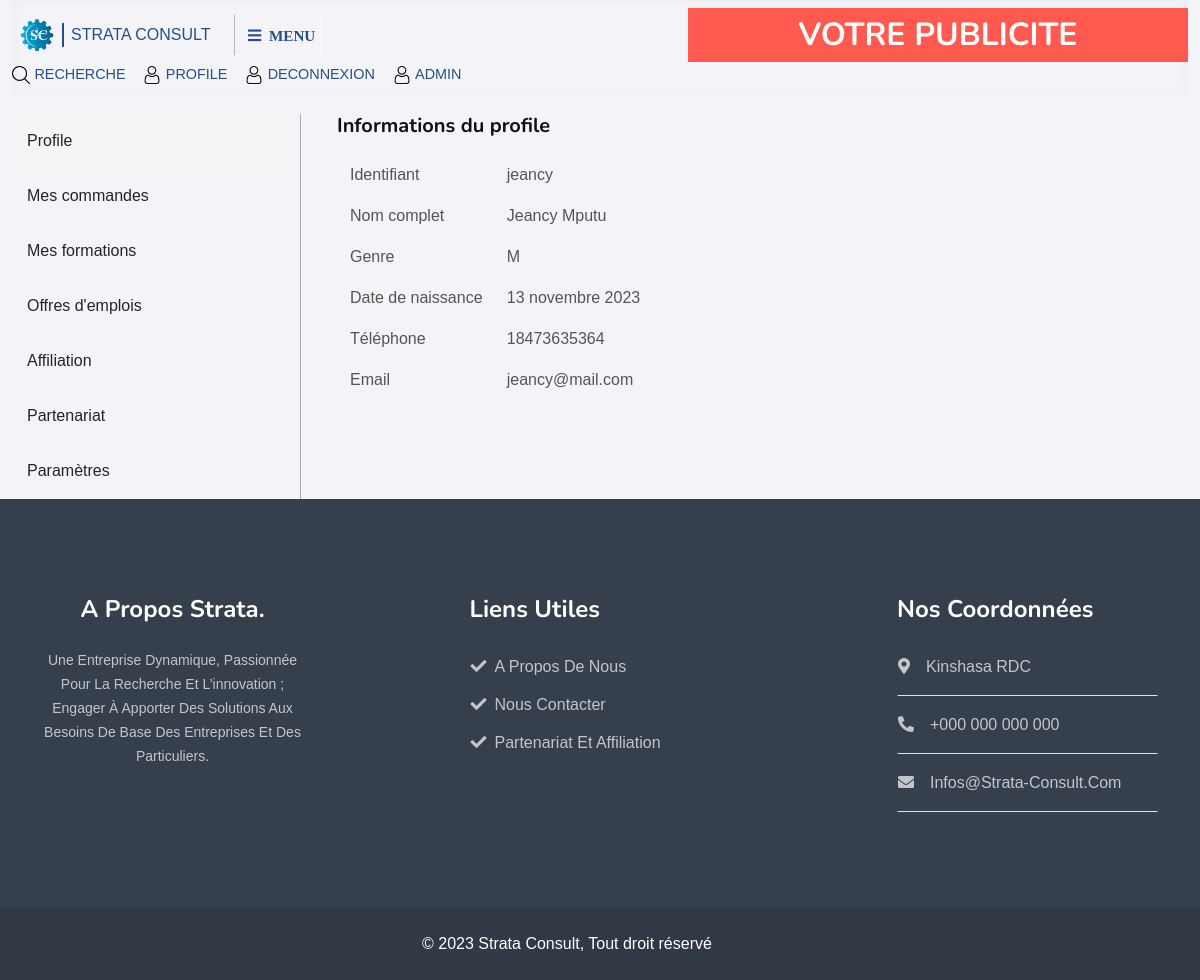
Screenshot of /accounts/profile/medikings (signed in) with the database file from the repository.
### accounts/models.py (models this page shows, shortened)
class CustomUser(AbstractUser):
    full_name = models.CharField(('full_name'), max_length=50)
    email = models.EmailField(('email'), unique=True)
    phone = models.CharField(('phone'), max_length=15)
    birthday = models.DateField(('birthday'),)
    gender = models.CharField(('gender'), choices=GENDER, max_length=1)
    profile = models.CharField(('profile'), choices=PROFILE, max_length=15)
    objects = UserManager()

### accounts/views.py (the view)
# urls.py: path('profile/<str:username>', Profile, name='profile'),
@login_required
def Profile(request, username):
    user = get_object_or_404(User, username=username)
    context = {
        'user': user,
        }
    return render(request, 'accounts/profile.html', context)

### templates/accounts/profile.html (shortened to what this page needs)
{% extends 'accounts/base_profile.html' %}
{% load static %}
{% block profile %}
                    <div class="container pb-5">
                        <div class="overflow-hidden">
                            <h5 class="mb-4">Informations du profile</h5>
                        </div>
                        <div class="row m-0 box">
                            <div class="col-12 items">
                                <table>
                                    <tr>
                                        <td class="pb-3">Identifiant</td>
                                        <td class="pb-3">&nbsp;&nbsp;&nbsp;&nbsp; {{request.user.username}}</td>
                                    </tr>
                                    <tr>
                                        <td class="pb-3">Nom complet</td>
                                        <td class="pb-3">&nbsp;&nbsp;&nbsp;&nbsp; {{request.user.full_name}}</td>
                                    </tr>
                                    <tr>
                                        <td class="pb-3">Genre</td>
                                        <td class="pb-3">&nbsp;&nbsp;&nbsp;&nbsp; {{request.user.gender}}</td>
                                    </tr>
                                    <tr>
                                        <td class="pb-3">Date de naissance</td>
                                        <td class="pb-3">&nbsp;&nbsp;&nbsp;&nbsp; {{request.user.birthday}}</td>
                                    </tr>
                                    <tr>
                                        <td class="pb-3">Téléphone</td>
                                        <td class="pb-3">&nbsp;&nbsp;&nbsp;&nbsp; {{request.user.phone}}</td>
                                    </tr>
                                    <tr>
                                        <td class="pb-3">Email</td>
                                        <td class="pb-3">&nbsp;&nbsp;&nbsp;&nbsp; {{request.user.email}}</td>
                                    </tr>
                                </table>
                            </div>
                        </div>
                    </div>
{% endblock %}

### static/css/css.css (style rules this page uses)
html, body { box-sizing: border-box; overflow-x: hidden; background-color: #f3f3f8; }

### rows the page displays
CustomUser: user.username "jeancy", user.full_name "Jeancy Mputu", user.gender "M", user.birthday "13 novembre 2023", user.phone "18473635364", user.email "jeancy@mail.com"
